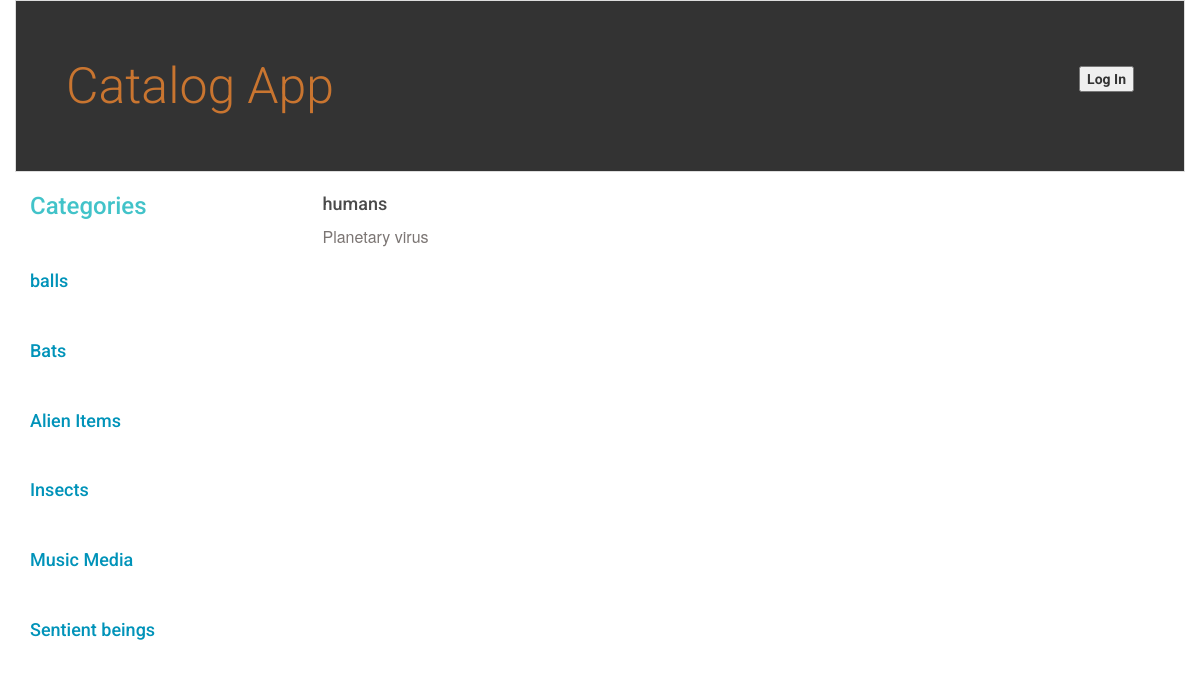
Page /catalog/Sentient beings/humans/ on the committed database.
### database_setup.py (models this page shows, shortened)
class Category(Base):
    __tablename__ = 'category'
    id = Column(Integer, primary_key=True)
    name = Column(String(250), nullable=False)
    description = Column(String(500), nullable=False)

class Item(Base):
    __tablename__ = 'item'
    id = Column(Integer, primary_key=True)
    name = Column(String(250), nullable=False)
    description = Column(String(500), nullable=False)
    creation_time = Column(DateTime, default=datetime.datetime.utcnow)
    category_id = Column(Integer, ForeignKey('category.id'))
    category = relationship(Category, backref=backref('items', uselist = True))

### application.py (the view)
@app.route('/catalog/<path:category_name>/')
@app.route('/catalog/<path:category_name>/items/')
def showItems(category_name):
    session = create_session()
    categories = session.query(Category).all()
    category = session.query(Category).filter_by(name = category_name).one()
    items = session.query(Item).filter_by(category_id = category.id).all()
    numberOfItems = session.query(Item).filter_by(category_id = category.id).count()
    session.close()
    if 'username' not in login_session:
        return render_template('publicitems.html', items = items, numItems = numberOfItems, category = category, categories = categories)
    else:
        return render_template('items.html', items = items, numItems = numberOfItems, category = category, categories = categories)

### application.py (called while the page is built)
@app.route('/catalog/<path:category_name>/<path:item_name>/')
def showItemDetail(category_name, item_name):
    session = create_session()
    category = session.query(Category).filter_by(name = category_name).one()
    categories = session.query(Category).all()
    item = session.query(Item).filter_by(category_id = category.id, name = item_name  ).one()
    session.close()
    if 'username' not in login_session:
        return render_template('publicitemDetails.html', item = item, category = category, categories = categories)
    else:
        return render_template('itemDetails.html', item = item, category = category, categories = categories)

### helper.py (called while the page is built)
def create_session():
    DB_engine = create_engine('sqlite:///catalog.db')
    Base.metadata.bind = DB_engine
    DBSession = sessionmaker(bind = DB_engine)
    return DBSession()

### templates/publicitemDetails.html
{% extends "main.html" %}
{% block content %}
{% include "header.html" %}
<div class = 'row'>
  <div class = "col-md-3">
    <h2> Categories </h2>
    {% for category in categories %}
    <div class = 'categories padding-top'>
      <a href = {{url_for('showItems', category_name = category.name)}}><h4>{{category.name}}</h4></a>
    </div>
    {% endfor %}
  </div>
  <div class = 'col-md-9'>
       <h3> {{item.name}} </h3>
       <p> {{item.description}} </p>
  </div>
</div>
{% endblock %}

### static/styles.css (style rules this page uses)
* { font-family: "Helvetica Neue Bold", Roboto, Helvetica, Arial, sans-serif; font-weight: 700; }
h2 { font-size: 24px; color: #42C3C9; line-height: 29px; }
h3 { font-size: 18px; color: #4A4A4A; line-height: 23px; }
p { font-family: "Helvetica Neue", Roboto, Helvetica, Arial, sans-serif; font-size: 16px; color: #7B7573; line-height: 24px; font-weight: 400; }
div { overflow: scroll; }
a { font-size: 14px; color: #0093B9; line-height: 17px; }
.padding-top { padding-top: 30px; }

### rows in the picture
Category: name "balls"
Category: name "Bats"
Category: name "Alien Items"
Category: name "Insects"
Category: name "Music Media"
Category: name "Sentient beings"
Item: name "humans", description "Planetary virus"
